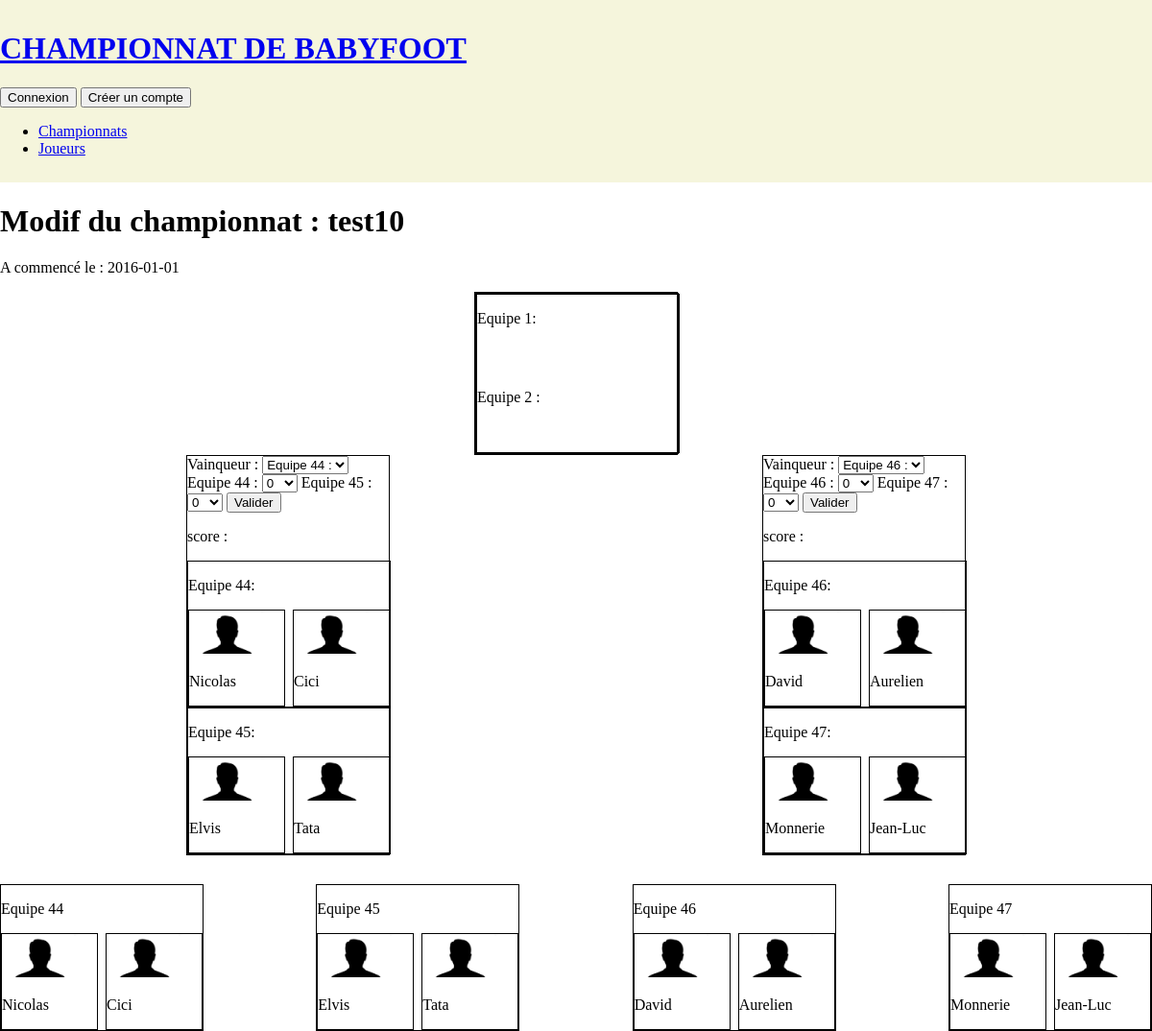
The app's page /modifChampionnat.php?modif=21 with its own data.
### tables this page shows
CREATE TABLE IF NOT EXISTS `competitions` (
  `id_competition` int(11) NOT NULL AUTO_INCREMENT,
  `nomChamp` varchar(25) DEFAULT NULL,
  `nbreJoueurs` int(25) NOT NULL,
  `terminee` tinyint(1) NOT NULL DEFAULT '0',
  `dateDebut` date NOT NULL,
  PRIMARY KEY (`id_competition`)
);

CREATE TABLE IF NOT EXISTS `matchs` (
  `id_Match` int(11) NOT NULL AUTO_INCREMENT,
  `equipe1` varchar(255) DEFAULT NULL,
  `equipe2` varchar(255) DEFAULT NULL,
  `butEquipe1` int(25) DEFAULT NULL,
  `butEquipe2` int(25) DEFAULT NULL,
  `vainqueur` varchar(25) DEFAULT NULL,
  `id_compet` int(11) NOT NULL,
  `type_match` varchar(255) NOT NULL,
  PRIMARY KEY (`id_Match`),
  KEY `FK_match_compet` (`id_compet`)
);

CREATE TABLE IF NOT EXISTS `equipes` (
  `id_Equipe` int(11) NOT NULL AUTO_INCREMENT,
  `joueur1` int(11) NOT NULL,
  `joueur2` int(11) NOT NULL,
  `id_compet` int(11) NOT NULL,
  PRIMARY KEY (`id_Equipe`),
  KEY `fk_joueur1` (`joueur1`),
  KEY `fk_joueur2` (`joueur2`),
  KEY `FK_EquipeCompet` (`id_compet`)
);

CREATE TABLE IF NOT EXISTS `joueurs` (
  `id_Joueur` int(25) NOT NULL AUTO_INCREMENT,
  `nom` varchar(255) NOT NULL,
  `prenom` varchar(255) NOT NULL,
  `surnom` varchar(255) NOT NULL,
  `password` varchar(255) NOT NULL,
  `meilleureperformance` varchar(255) DEFAULT NULL,
  `defaut` varchar(255) DEFAULT NULL,
  `qualité` varchar(255) DEFAULT NULL,
  `photo` varchar(255) DEFAULT 'img/photo_default.png',
  `victoireChamp` int(25) DEFAULT NULL,
  PRIMARY KEY (`id_Joueur`)
);

### modifChampionnat.php (the view, shortened to what this page needs)
<?php
include'include/connexionBdd.php';
$matchsCompet = $bdd ->prepare('SELECT * FROM matchs WHERE matchs.id_compet= :id_compet AND matchs.type_match = :type_match');
$reqJE = $bdd->prepare('SELECT J1.id_Joueur AS J1id, J2.id_Joueur AS J2id, equipes.id_Equipe, J1.prenom AS J1p, J2.prenom AS J2p, J1.photo AS J1img ,J2.photo AS J2img FROM equipes JOIN joueurs AS J1 ON equipes.joueur1 = J1.id_Joueur JOIN joueurs AS J2 ON equipes.joueur2 = J2.id_Joueur WHERE equipes.id_Equipe = ?');
$detailCompet = $bdd->prepare('SELECT * FROM competitions WHERE competitions.id_competition = ?');
$detailCompet->execute(array($_GET['modif']));
$reqEquipes = $bdd->prepare('SELECT id_Equipe, J1.id_Joueur AS J1id, J2.id_Joueur AS J2id, equipes.id_Equipe, J1.prenom AS J1p, J2.prenom AS J2p, J1.photo AS J1img ,J2.photo AS J2img FROM equipes JOIN joueurs AS J1 ON equipes.joueur1 = J1.id_Joueur JOIN joueurs AS J2 ON equipes.joueur2 = J2.id_Joueur WHERE equipes.id_compet = ?');
?>
<!doctype html>
<html>
    <head>
        <link rel="stylesheet" type="text/css" href="css/style.css" />
    </head>
    <body>
        <header>
			<div class="wrap">
            	<?php include'include/banniere.php' ?>
				<?php include'include/menuPrincipal.php' ?>
			</div>
        </header>
        <div id="content">
			<div class="wrap">
            <?php
            while($donnees = $detailCompet->fetch()) {
                ?>
                <h1>Modif du championnat : <?php echo($donnees['nomChamp']); ?></h1>
                <p>A commencé le : <?php echo($donnees['dateDebut']); ?></p><?php
            }
            ?>
            <div class="competX">
                <?php
                $matchsCompet->execute(array(
                    'id_compet'=> $_GET['modif'],
                    'type_match'=> "finale"
                ));
                while ($donnees2 = $matchsCompet->fetch()){
                    ?>
                    <div class="iconeMatch finale">
                        <div class="iconeMatch">
                            <div class="iconeEquipe">
                                <p>Equipe 1:</p>
                                <p>Equipe 2 :</p>
                            </div>
                        </div>
                    </div>
                    <?php
                }
                ?>
                <div class="demi">
                <?php
                $matchsCompet->execute(array(
                'id_compet'=> $_GET['modif'],
                'type_match'=> "demi"
                ));
                while ($donnees2 = $matchsCompet->fetch()){
                    ?>
                    <div class="iconeMatch">
                        <form action="include/under_modifChamp.php?modifM=<?php echo($donnees2['id_Match']);?>" method="post">
                            <label for="vainq">Vainqueur :</label>
                            <select name="vainq">
                                <option  value="<?php echo($donnees2['equipe1']);?>">Equipe <?php echo($donnees2['equipe1']);?> :</option>
                            </select>
                            <label for="butEquipe1">Equipe <?php echo($donnees2['equipe1']);?> :</label>
                            <select name="butEquipe1">
                                <?php
                                for($i=0;$i<=15 ;$i++){
                                    ?>
                                    <option  value="<?php echo($i);?>"><?php echo($i);?></option>
                                    <?php
                                }
                                ?>
                            </select>
                            <label for="butEquipe2">Equipe <?php echo($donnees2['equipe2']);?> :</label>
                            <select name="butEquipe2">
                                <?php
                                for($i=0;$i<=15;$i++){
                                    ?>
                                    <option  value="<?php echo($i);?>"><?php echo($i);?></option>
                                    <?php
                                }
                                ?>
                            </select>
                            <input type="submit" value="Valider">
                        </form>
                        <p>score : <span></span></p>
                        <div class="iconeEquipe">
                        <p>Equipe <?php echo($donnees2['equipe1']);?>:</p>
                        <?php
                        $reqJE->execute(array($donnees2['equipe1']));
                        while($donnees3 = $reqJE->fetch()){
                            ?>
                        <div class="iconeJoueurs">
                            <div class="iconeJoueur">
                                <img src="<?php echo($donnees3['J1img']);?>" />
                                <p><?php echo($donnees3['J1p']);?></p>
                            </div>
                            <div class="iconeJoueur">
                                <img src="<?php echo($donnees3['J2img']);?>" />
                                <p><?php echo($donnees3['J2p']);?></p>
                            </div>
                        </div>
                            <?php
                        }
                        $reqJE->closeCursor();?>
                        </div>
                        <div class="iconeEquipe">
                            <p>Equipe <?php echo($donnees2['equipe2']);?>:</p>
                            <?php
                            $reqJE->execute(array($donnees2['equipe2']));
                            while($donnees3 = $reqJE->fetch()){
                                ?>
                                <div class="iconeJoueurs">
                                    <div class="iconeJoueur">
                                        <img src="<?php echo($donnees3['J1img']);?>" />
                                        <p><?php echo($donnees3['J1p']);?></p>
                                    </div>
                                    <div class="iconeJoueur">
                                        <img src="<?php echo($donnees3['J2img']);?>" />
                                        <p><?php echo($donnees3['J2p']);?></p>
                                    </div>
                                </div>
                                <?php
                            }
                            $reqJE->closeCursor();?>
                        </div>
                    </div>
                    <?php
                }
                ?>
    </div>
    <div class="iconeEquipes">
        <?php
        $reqEquipes->execute(array($_GET['modif']));
        while($donnees4 = $reqEquipes->fetch()){
            ?>
            <div class="iconeEquipe">
                <p>Equipe <?php echo($donnees4['id_Equipe']);?></p>
                <div class="iconeJoueurs">
                    <div class="iconeJoueur">
                        <img src="<?php echo($donnees4['J1img']);?>" />
                        <p><?php echo($donnees4['J1p']);?></p>
                    </div>
                    <div class="iconeJoueur">
                        <img src="<?php echo($donnees4['J2img']);?>" />
                        <p><?php echo($donnees4['J2p']);?></p>
                    </div>
                </div>
            </div>
            <?php
        }
        ?>
    </div>
</div>
			</div>
        </div>
    </body>
</html>

### css/style.css (style rules this page uses)
body { margin: 0; }
.wrap { max-width: 1200px; margin :0 auto; }
header { background-color: beige; padding-bottom: 0.67em; }
.iconeMatch { width: 210px; border: 1px solid black; }
.finale { margin: auto; }
.demi { display: flex; flex-direction: row; justify-content: space-around; margin-bottom: 30px; }
.iconeEquipe img { width: 80px; }
.iconeEquipe { display: flex; border: solid 1px black; flex-direction: column; width: 210px; }
.iconeMatch { display: flex; flex-direction: column; }
.iconeJoueurs { display: flex; flex-direction: row; justify-content: space-between; }
.iconeJoueur { border: 1px solid black; width: 99px; }
.iconeEquipes { display: flex; justify-content: space-between; }

### records on screen
competitions: nomChamp "test10", dateDebut "2016-01-01"
matchs: equipe1 "44", equipe2 "45"
equipes: joueurs.photo (placeholder picture), joueurs.prenom "Nicolas", joueurs.prenom "Cici", id_Equipe "44"
equipes: joueurs.photo (placeholder picture), joueurs.prenom "Elvis", joueurs.prenom "Tata", id_Equipe "45"
matchs: equipe1 "46", equipe2 "47"
equipes: joueurs.photo (placeholder picture), joueurs.prenom "David", joueurs.prenom "Aurelien", id_Equipe "46"
equipes: joueurs.photo (placeholder picture), joueurs.prenom "Monnerie", joueurs.prenom "Jean-Luc", id_Equipe "47"

### other values on screen
form field butEquipe1 "0"
form field butEquipe2 "0"
